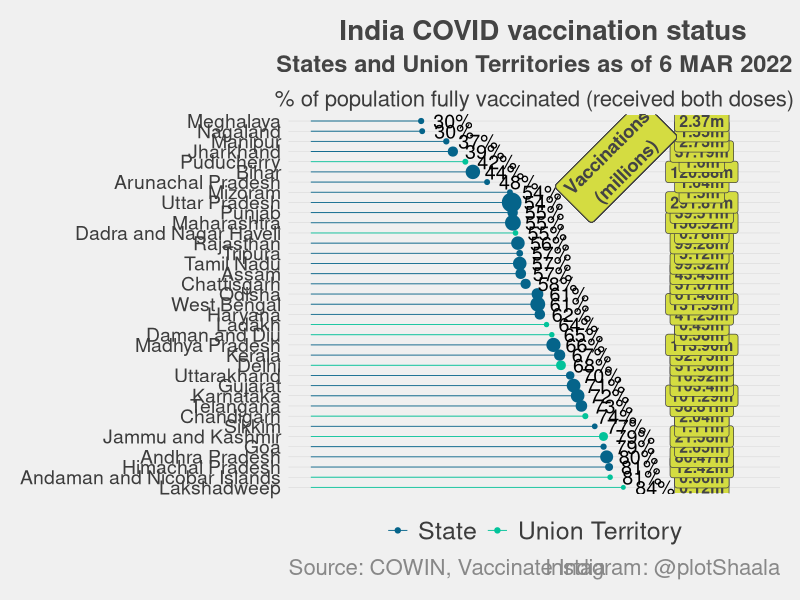

Write R code to recreate this figure.
library(ggplot2)
library(ggthemes)
library(dplyr)

# Arrow reference : https://www.r-graph-gallery.com/233-add-annotations-on-ggplot2-chart.html

# Variables
typeColor <- c(State = "#05648A", "Union Territory" = "#02C39A") 
titleColor <- "#444444"
footerColor <- "#888888"  
labelFiller <- "#D4DC41"  
displayResolution <- 600


# set working directory and read the file
setwd("/Users/sanjaynoronha/Desktop/R/Github/R_charts")
df <- read.csv("Fig4_VaccineStatus.csv")
df <- df %>% arrange(desc(Percent))


# This function causes the State to be ordered
# but this starts from the bottom of the axis
df$State  <- factor(
  df$State 
  ,levels =  df$State
)

# draw a horizontal lollipop chart
# Horizontal version
p <- ggplot(df, aes(x=Percent, y=State)) +
  geom_segment( aes(x=0, xend= Percent, y= State, yend= State, color= Type), size = 0.3) +
  geom_point( aes(color= Type, size = Total)) +
  geom_text(aes(label = paste(ceiling(Percent), "%", sep = '')),  hjust = - 0.3, size = 5) +
  annotate("label", x = 105 , y =  df$State,  label = paste(round(df$Total/1000000,2), 'm', sep = ''),  size = 4,fontface = "bold", fill = labelFiller, colour = "#444444") +
  scale_colour_manual(values= typeColor) +
  scale_x_continuous(position = "top", limits = c(0,120))  +
  guides(size = "none")  +      #To turn off size legend
  annotate("segment", x = 90, xend = 95, y = "Manipur", yend = "Nagaland", colour = titleColor, size=2, alpha=0.6, arrow=arrow()) +
  geom_label( aes( x=82, y="Puducherry", label="Vaccinations\n(millions)"), fill = labelFiller ,fontface = "bold", color= titleColor, size=4.75 , angle=45 ) +
  
  
# plotShaala theme
theme_fivethirtyeight() +

# customize the base theme
labs(
  title = "India COVID vaccination status"
  , subtitle = "States and Union Territories as of 6 MAR 2022"
  , caption = c("Instagram: @plotShaala", "Source: COWIN, Vaccinate India" )
) +
  
  
  theme(
    plot.caption = element_text(hjust=c(1, 0), colour = footerColor, size = 16)
    , plot.title = element_text(colour = titleColor, hjust = 0.6, size = 20)
    , plot.subtitle = element_text(colour = titleColor, hjust = 0.5, size = 17, face = "bold")
  ) +
  
  theme(
    panel.grid.major.y =  element_line(size = 0.15)
    , panel.grid.major.x =  element_blank()
    , panel.grid.minor.x =  element_blank()
    , panel.grid.minor.y = element_blank()
  ) +
  
  theme(
    axis.ticks = element_blank()
    , axis.text.y = element_text(size = 14)
    , axis.text.x = element_blank()
  ) +
  
  theme(
    legend.title = element_blank()
    , legend.text = element_text(size = 18)
    , legend.position= "bottom"
    
    , legend.background = element_blank()
  ) +
  
  theme(axis.title.x = element_text(size = 16)) + 
  xlab('% of population fully vaccinated (received both doses)') + 
  ylab(NULL) 


# save plot in high resolution
ggsave(plot = p, width = 10,  height = 11 ,units = "in",  dpi = displayResolution, filename = "Fig4_VaccineStatus.png")
  


